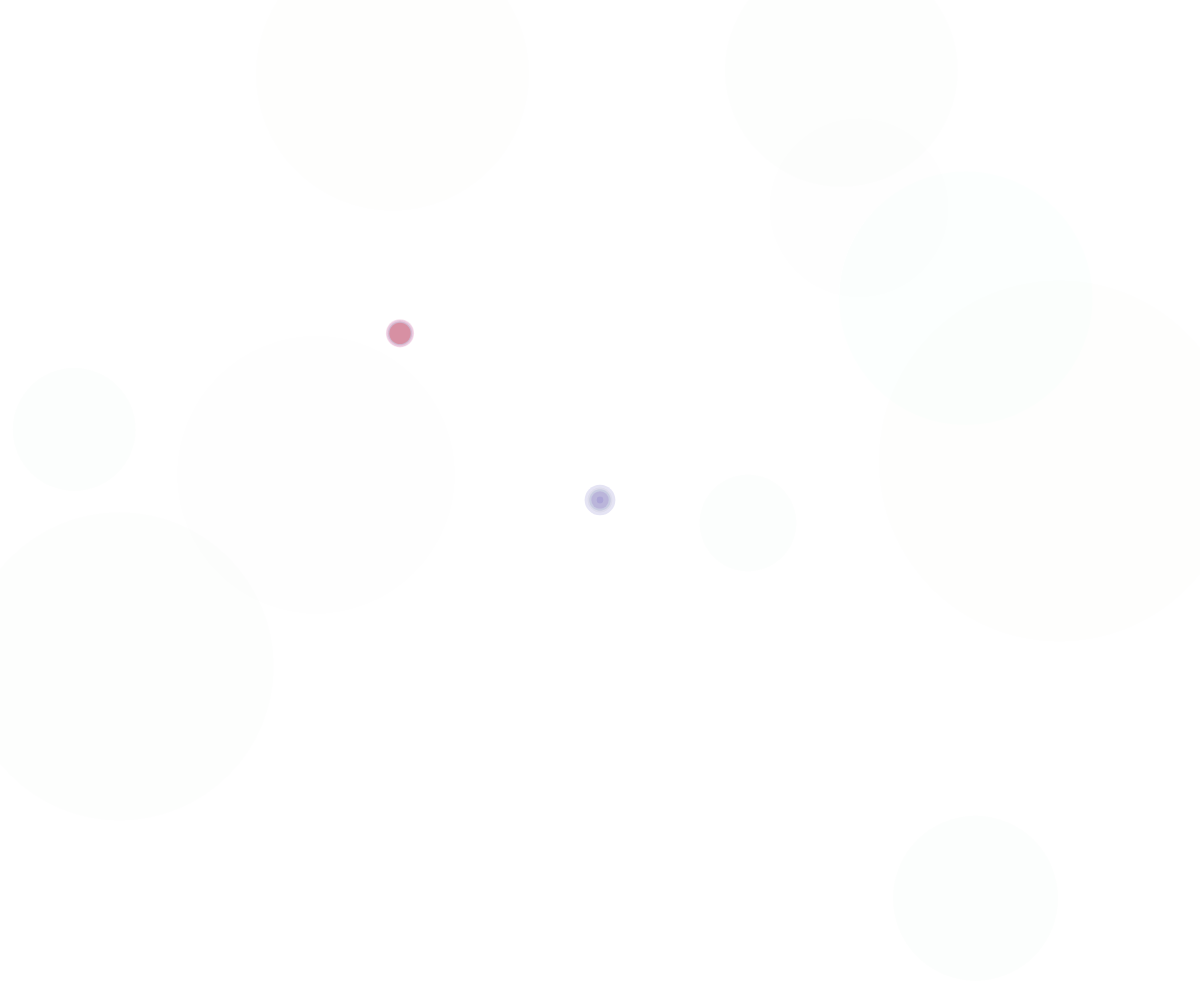
Frame 1 (no input)
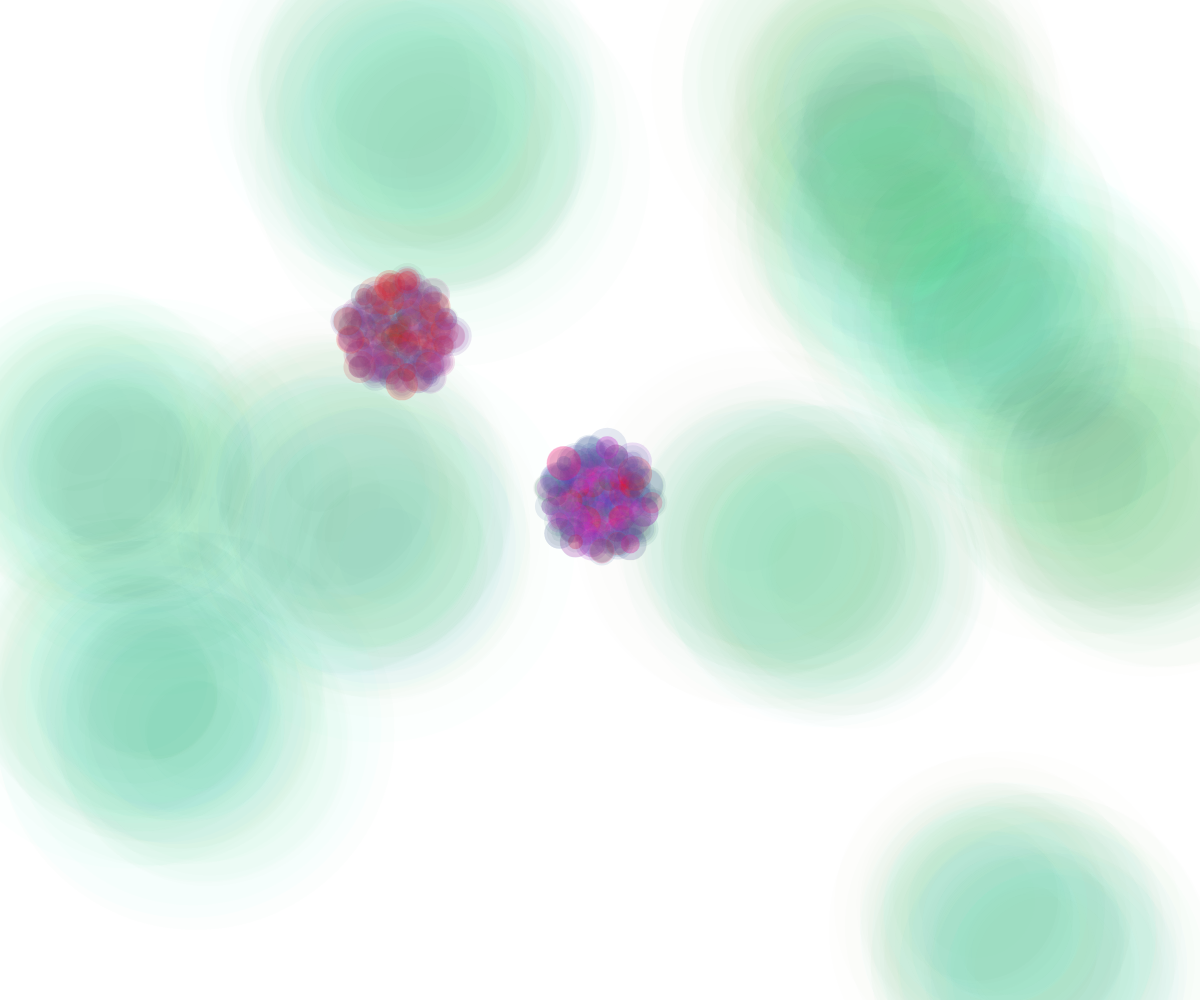
Frame 60 (no input)
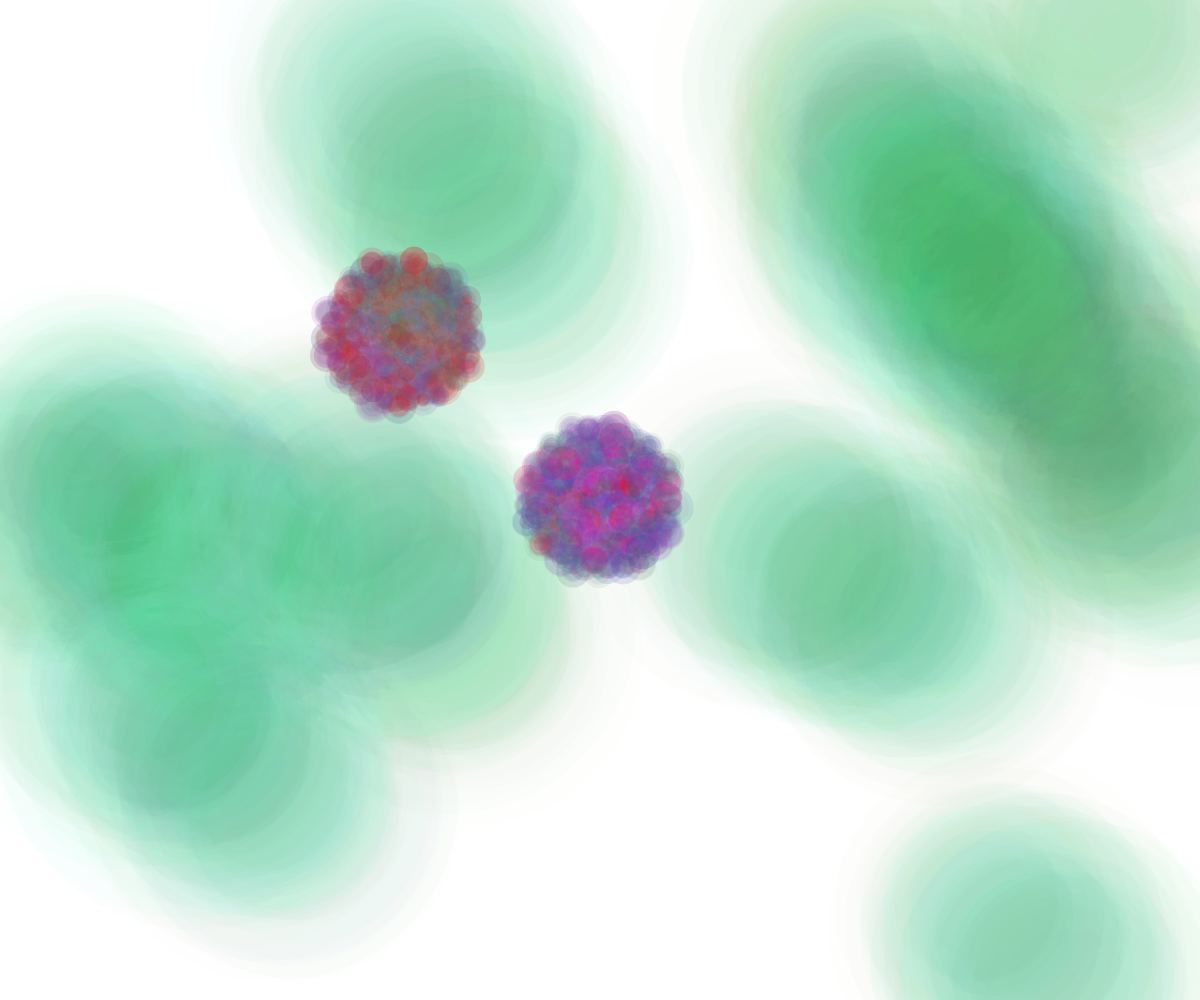
Frame 120 (the mouse pressed at the canvas centre since frame 60)

The p5.js sketch that drew these frames (run headless with seeded random() and noise() and a simulated clock; from frame 60 on, the mouse is pressed at the canvas centre):

// p5.js sketch
// ── sketch.js
let inc = 0.1;

let particules = [];
let particulesRed = [];
let particulesBlue = [];
let particulesYellow = [];
let n;
// let ar = [];
let angle;
let c;
function setup() {
  createCanvas(window.innerWidth, window.innerHeight);

  for (let i = 0; i < 10; i++) {
    particules[i] = new Particule();
  }

  for (let i = 0; i < 5; i++) {
    particulesRed[i] = new Particule();
  }
  for (let i = 0; i < 5; i++) {
    particulesBlue[i] = new Particule();
  }
  for (let i = 0; i < 5; i++) {
    particulesYellow[i] = new Particule();
  }
  n = 0;
  // let ar = [];
  angle = 5;
  c = 7; //distance between the points
}

function draw() {
  // clear();

  particulesRed.forEach(particule => {
    particule.update();
    particule.showPhyllo(width / 2, height / 2, 200, 40, n, angle, c);
    particule.edges();
  });

  particulesBlue.forEach(particule => {
    particule.update();
    particule.showPhyllo(width / 3, height / 3, 250, 40, n, angle, c);
    particule.edges();
  });

  particules.forEach(particule => {
    particule.update();
    particule.show();
    particule.edges();
  });

  if (n > 1000) {
    particulesYellow.forEach(particule => {
      particule.update();
      particule.showPhyllo(
        width / 1.5,
        height / 1.5,
        10,
        40,
        n - 1000,
        angle,
        c
      );
      particule.edges();
    });
  }
  // let a = n * Math.PI * (3 - Math.sqrt(angle));
  // let r = c * Math.sqrt(n);

  // let x = r * Math.cos(a) + 250;
  // let y = r * Math.sin(a) + 400;

  // console.log(Math.cos(a), Math.sin(a), c * Math.sqrt(n));

  // for (let i = 0; (i < Math.random() * 8) | 0; i++) {
  //   ar.push({ x: x, y: y });
  // }

  n++;
}

// ── Particule.js
function Particule() {
  this.position = createVector(random(width), random(height));
  this.velocity = createVector(random(width) * 10, random(width) * 10);
  this.acceleration = createVector(0, 0);
  this.maxSpeed = 2;

  this.prevPosition = this.position.copy();

  this.update = function() {
    this.velocity.add(this.acceleration);
    this.velocity.limit(this.maxSpeed);
    this.position.add(this.velocity);
    this.acceleration.mult(0);
  };

  this.applyForce = function(force) {
    this.acceleration.add(force);
  };

  this.show = function() {
    let rdmR = noise(this.position.x) * 110;
    let rdmG = noise(this.position.x) * 200;
    let rdmB = noise(this.position.x) * 200;
    let rdmA = noise(this.position.x) * 3;
    let rdmS = noise(this.position.y) * 500;
    colorMode(HSB, 150);
    stroke(rdmR, rdmG, rdmB, rdmA);
    strokeWeight(rdmS);
    point(this.position.x, this.position.y);
    // this.updatePrev();
  };
  this.showPhyllo = function(posx, posy, color, opacity, n, angle, c) {
    let a = n * Math.PI * (3 - Math.sqrt(angle));
    let r = c * Math.sqrt(n);

    let x = r * Math.cos(a) + posx;
    let y = r * Math.sin(a) + posy;

    let rdmR = noise(this.position.x) * color;
    let rdmG = noise(this.position.x) * 200;
    let rdmB = noise(this.position.x) * 200;
    let rdmA = noise(this.position.x) * opacity;
    let rdmS = noise(this.position.y) * 50;

    colorMode(HSB, 150);
    stroke(rdmR, rdmG, rdmB, rdmA);
    strokeWeight(rdmS);
    point(x, y);
    // this.updatePrev();
  };
  this.showBig = function(color, opacity, taille) {
    let rdmR = noise(this.position.x) * color;
    let rdmG = noise(this.position.x) * 200;
    let rdmB = noise(this.position.x) * 200;
    let rdmA = noise(this.position.x) * opacity;
    let rdmS = noise(this.position.y) * taille;
    colorMode(HSB, 150);
    stroke(rdmR, rdmG, rdmB, rdmA);
    strokeWeight(rdmS);
    point(this.position.x, this.position.y);
    // this.updatePrev();
  };

  this.updatePrev = function() {
    this.prevPosition.x = this.position.x;
    this.prevPosition.y = this.position.y;
  };

  this.edges = function() {
    if (this.position.x > width) {
      this.position.x = 0;
      this.updatePrev();
    }
    if (this.position.x < 0) {
      this.position.x = width;
      this.updatePrev();
    }
    if (this.position.y > height) {
      this.position.y = 0;
      this.updatePrev();
    }
    if (this.position.y < 0) {
      this.position.y = height;
      this.updatePrev();
    }
  };

  this.follow = function(vectors) {
    let x = floor(this.position.x / scale);
    let y = floor(this.position.y / scale);
    let index = x + y * comlumns;
    let force = vectors[index];
    this.applyForce(force);
  };
}
